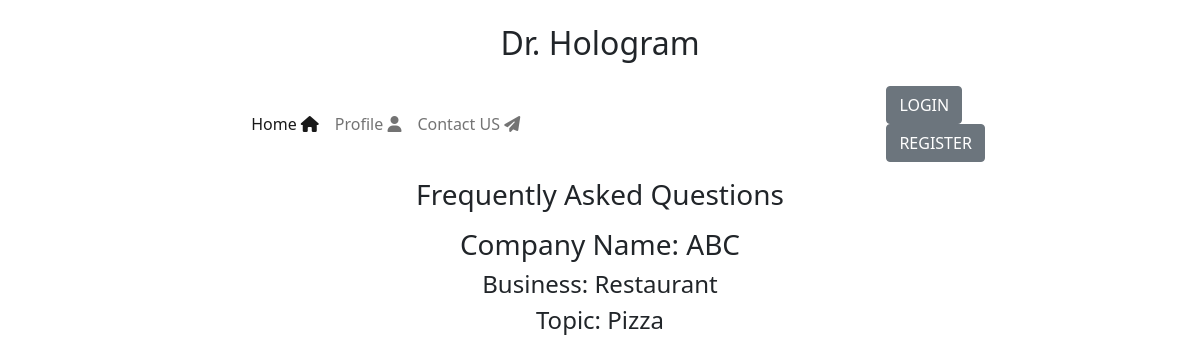
/user/view_data.php?id=1&topic=Pizza, run on the app's committed database.
### tables this page shows
CREATE TABLE `client_data` (
  `id` int(50) NOT NULL,
  `company_name` varchar(255) NOT NULL,
  `business_type` varchar(255) NOT NULL,
  `topic` varchar(255) NOT NULL,
  `description` longtext NOT NULL,
  `image` varchar(255) NOT NULL,
  `ques1` varchar(255) DEFAULT NULL,
  `ans1` varchar(255) DEFAULT NULL,
  `date1` datetime DEFAULT NULL,
  `ques2` varchar(255) DEFAULT NULL,
  `ans2` varchar(255) DEFAULT NULL,
  `date2` datetime DEFAULT NULL,
  `ques3` varchar(255) DEFAULT NULL,
  `ans3` varchar(255) DEFAULT NULL,
  `date3` datetime DEFAULT NULL,
  `ques4` varchar(255) DEFAULT NULL,
  `ans4` varchar(255) DEFAULT NULL,
  `date4` datetime DEFAULT NULL,
  `ques5` varchar(255) DEFAULT NULL,
  `ans5` varchar(255) DEFAULT NULL,
  `date5` datetime DEFAULT NULL,
  `ques6` varchar(255) DEFAULT NULL,
  `ans6` varchar(255) DEFAULT NULL,
  `date6` datetime DEFAULT NULL,
  `ques7` varchar(255) DEFAULT NULL,
  `ans7` varchar(255) DEFAULT NULL,
  `date7` datetime DEFAULT NULL,
  `ques8` varchar(255) DEFAULT NULL,
  `ans8` varchar(255) DEFAULT NULL,
  `date8` datetime DEFAULT NULL,
  `ques9` varchar(255) DEFAULT NULL,
  `ans9` varchar(255) DEFAULT NULL,
  `date9` datetime DEFAULT NULL,
  `ques10` varchar(255) DEFAULT NULL,
  `ans10` varchar(255) DEFAULT NULL,
  `date10` datetime DEFAULT NULL,
  `ques11` varchar(255) DEFAULT NULL,
  `ans11` varchar(255) DEFAULT NULL,
  `date11` datetime DEFAULT NULL,
  `ques12` varchar(255) DEFAULT NULL,
  `ans12` varchar(255) DEFAULT NULL,
  `date12` datetime DEFAULT NULL,
  `ques13` varchar(255) DEFAULT NULL,
  `ans13` varchar(255) DEFAULT NULL,
  `date13` datetime DEFAULT NULL,
  `ques14` varchar(255) DEFAULT NULL,
  `ans14` varchar(255) DEFAULT NULL,
  `date14` datetime DEFAULT NULL,
  `ques15` varchar(255) DEFAULT NULL,
  `ans15` varchar(255) DEFAULT NULL,
  `date15` datetime DEFAULT NULL,
  `ques16` varchar(255) DEFAULT NULL,
  `ans16` varchar(255) DEFAULT NULL,
  `date16` datetime DEFAULT NULL,
  `ques17` varchar(255) DEFAULT NULL,
  `ans17` varchar(255) DEFAULT NULL,
  `date17` datetime DEFAULT NULL,
  `ques18` varchar(255) DEFAULT NULL,
  `ans18` varchar(255) DEFAULT NULL,
  `date18` datetime DEFAULT NULL,
  `ques19` varchar(255) DEFAULT NULL,
  `ans19` varchar(255) DEFAULT NULL,
  `date19` datetime DEFAULT NULL,
  `ques20` varchar(255) DEFAULT NULL,
  `ans20` varchar(255) DEFAULT NULL,
  `date20` datetime DEFAULT NULL,
  `status` int(11) NOT NULL DEFAULT 1,
  `date_inserted` datetime NOT NULL DEFAULT current_timestamp(),
  `visitor_counter` int(11) DEFAULT 0
);

### user/view_data.php (the view, shortened to what this page needs)
<?php
    include "/Applications/XAMPP/xamppfiles/htdocs/LoginSystem/connection.php";
?>
<!DOCTYPE html>
<html lang="en">
    <?php include "./includes/header.php" ?>
    <?php include "./includes/navbar.php" ?>
        <h3 class="text-center m-3">Frequently Asked Questions</h3>
    </body>
</html>
<?php
    if(isset($_GET['topic']) && $_GET['id']) {
        $topic = $_GET['topic'];
        $query = "SELECT * FROM `client_data` WHERE `topic` = '$topic'";
        $result = mysqli_query($con, $query);
        if($result) {
            $row = mysqli_fetch_array($result);
            echo "
                <div class='container'>
                    <h3 class='text-center'>Company Name: $row[company_name]</h3>
                    <h4 class='text-center'>Business: $row[business_type]</h4>
                    <h4 class='text-center'>Topic: $row[topic]</h4>
                </div>
            ";
        }
    }
?>

### data on the page
client_data: company_name "ABC", business_type "Restaurant", topic "Pizza"
